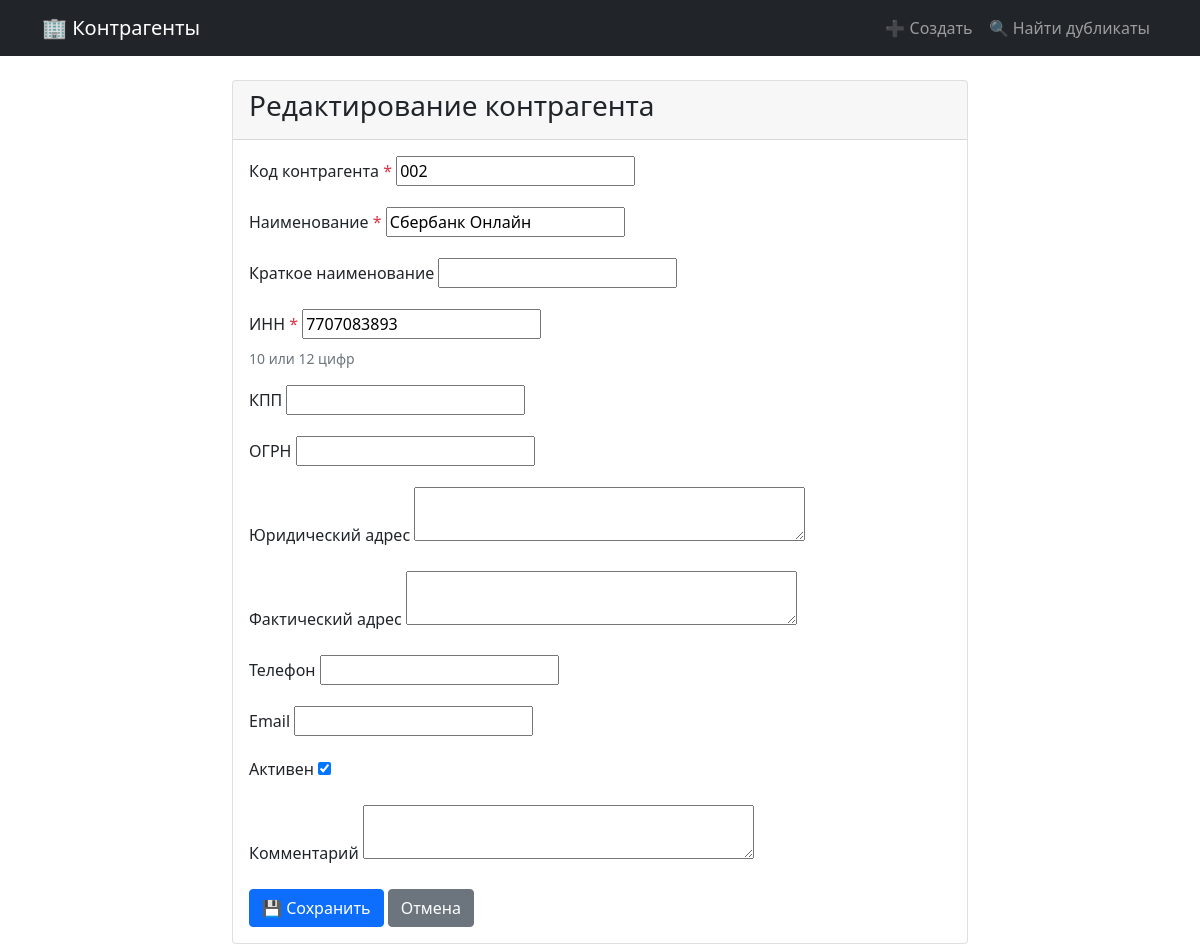
Page /2/edit/ on the committed database.
### counterparties/models.py (models this page shows, shortened)
class Counterparty(models.Model):
    code = models.CharField('Код контрагента', max_length=20, unique=True)
    name = models.CharField('Наименование', max_length=200)
    short_name = models.CharField('Краткое наименование', max_length=100, blank=True)
    inn = models.CharField(
        'ИНН', max_length=12,
        validators=[RegexValidator(r'^\d{10}$|^\d{12}$', '10 или 12 цифр')],
        help_text='10 или 12 цифр'
    )
    kpp = models.CharField('КПП', max_length=9, blank=True)
    ogrn = models.CharField('ОГРН', max_length=13, blank=True)
    legal_address = models.TextField('Юридический адрес', blank=True)
    actual_address = models.TextField('Фактический адрес', blank=True)
    phone = models.CharField('Телефон', max_length=20, blank=True)
    email = models.EmailField('Email', blank=True)
    is_active = models.BooleanField('Активен', default=True)
    is_marked_for_deletion = models.BooleanField('Помечен на удаление', default=False)
    comment = models.TextField('Комментарий', blank=True)
    created_at = models.DateTimeField('Дата создания', auto_now_add=True)
    updated_at = models.DateTimeField('Дата обновления', auto_now=True)
    class Meta:
        verbose_name = 'Контрагент'
        verbose_name_plural = 'Контрагенты'
        ordering = ['name']

### counterparties/views.py (the view)
# urls.py: path('<int:pk>/edit/', views.counterparty_edit, name='counterparty_edit'),
def counterparty_edit(request, pk):
    counterparty = get_object_or_404(Counterparty, pk=pk)
    if request.method == 'POST':
        form = CounterpartyForm(request.POST, instance=counterparty)
        if form.is_valid():
            counterparty = form.save()
            messages.success(request, f'Контрагент "{counterparty.name}" обновлен!')
            return redirect('counterparties:counterparty_detail', pk=counterparty.pk)
    else:
        form = CounterpartyForm(instance=counterparty)
    return render(request, 'counterparties/counterparty_form.html',
                  {'form': form, 'title': 'Редактирование контрагента'})

### counterparties/forms.py (shortened to what this page needs)
class CounterpartyForm(forms.ModelForm):
    class Meta:
        model = Counterparty
        fields = ['code', 'name', 'short_name', 'inn', 'kpp', 'ogrn',
                  'legal_address', 'actual_address', 'phone', 'email',
                  'is_active', 'comment']
        widgets = {
            'legal_address': forms.Textarea(attrs={'rows': 2}),
            'actual_address': forms.Textarea(attrs={'rows': 2}),
            'comment': forms.Textarea(attrs={'rows': 2}),
        }

### counterparties/templates/counterparties/counterparty_form.html (shortened to what this page needs)
{% extends 'counterparties/base.html' %}
{% block content %}
<div class="row justify-content-center">
    <div class="col-md-8">
        <div class="card">
            <div class="card-header"><h3>{{ title }}</h3></div>
            <div class="card-body">
                <form method="post">
                    {% for field in form %}
                    <div class="mb-3">
                        <label for="{{ field.id_for_label }}" class="form-label">
                            {{ field.label }}
                            {% if field.field.required %}<span class="text-danger">*</span>{% endif %}
                        </label>
                        {{ field }}
                        {% if field.help_text %}
                            <div class="form-text text-muted">{{ field.help_text }}</div>
                        {% endif %}
                    </div>
                    {% endfor %}
                    <button type="submit" class="btn btn-primary">💾 Сохранить</button>
                    <a href="{% url 'counterparties:counterparty_list' %}" class="btn btn-secondary">Отмена</a>
                </form>
            </div>
        </div>
    </div>
</div>
{% endblock %}

### rows in the picture
Counterparty: form "002" "Сбербанк Онлайн" "7707083893" "☑"

### other values in the picture
{{ title }} "Редактирование контрагента"
{{ field.label }} "Код контрагента" "Наименование" "Краткое наименование" "ИНН" "КПП" "ОГРН" "Юридический адрес" "Фактический адрес" "Телефон" "Email" "Активен" "Комментарий"
{{ field.help_text }} "10 или 12 цифр"
